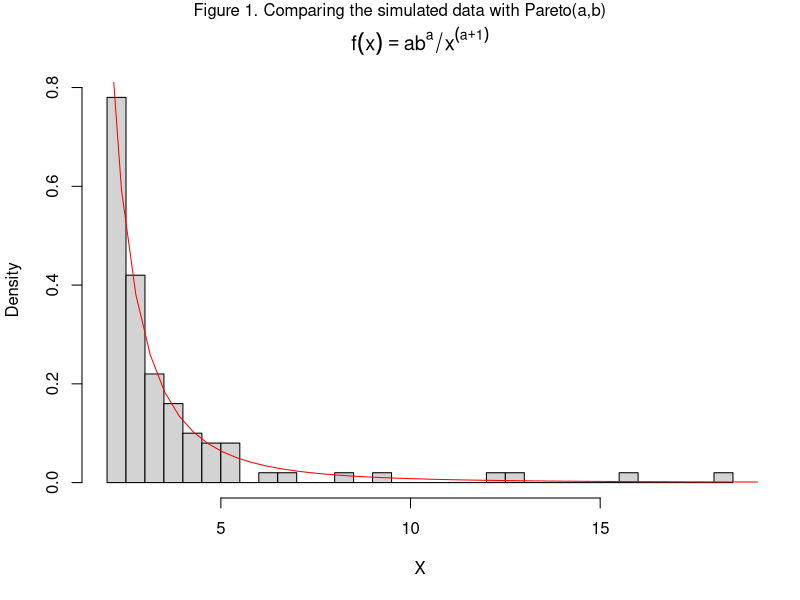
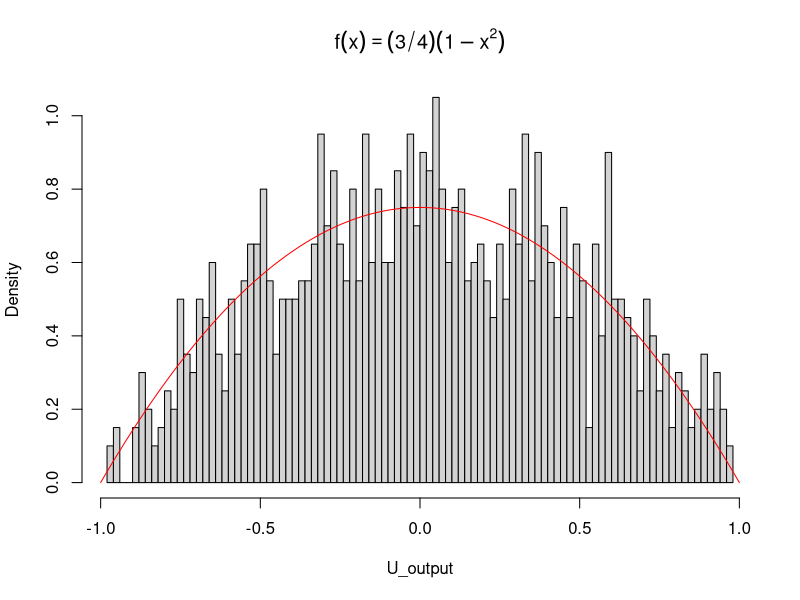

The R source for these figures, in order:
## ---- chunk 1
## Global options
knitr::opts_chunk$set(
  cache = TRUE,
  prompt = TRUE,
  comment = '',
  collapse = TRUE,
  warning = FALSE,
  message = FALSE)
## ---- chunk 2
# define the quantile function of Pareto(a,b) distribution
quantile_Pareto <-function(prob, a, b){
  x <- b * (1-prob)^(-1/a)
  return(x)
}
# define the simulated sample size
n <- 100
u <- runif(n)
# based on the uniformly generated vector to get the random sample
X <- quantile_Pareto(u, 2, 2)
range(X)
## ---- chunk 3
# draw the density histogram of the simulated data
hist(X, prob = T, 
     breaks = 50, 
     main = expression(f(x)==ab^a/x^(a+1))) 
# prepare the Pareto(2,2) distribution
x <- seq(2,40,.38)
y <- 2*(2^2)/(x^(2+1))
# superimpose the lines on the simulated density
lines(x, y, col="red")
mtext("Figure 1. Comparing the simulated data with Pareto(a,b)",
      side = 3,
      line = -1,
      outer = T)
## ---- chunk 4
# write a function based on text's information
gen_var <- function(n){ # n is the sample size
  U_1 <- runif(n, -1, 1)
  U_2 <- runif(n, -1, 1)
  U_3 <- runif(n, -1, 1)
  U_output <- c()
  for (i in c(1:n)) {
    if (abs(U_3[i]) > abs(U_2[i]) & 
        abs(U_3[i]) > abs(U_1[i]))
      {U_output[i] <- U_2[i]} 
    else 
      {U_output[i] <- U_3[i]}
  }
  return(U_output)
}

# generate 1000 data
U_output <- gen_var(1000)
hist(U_output, prob = T, 
     breaks = 100, 
     main = expression(f(x)==(3/4)*(1-x^2)))
x_vec <- seq(-1,1,0.001)
f_x <- 0.75*(1-x_vec^2)
lines(x_vec, f_x, col="red")
